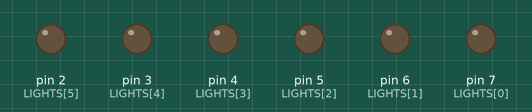
This sketch was run on a simulated Arduino Uno, built with avr-gcc and run on an emulated ATmega328P. On the bench: output pins drawn as LEDs (lit = HIGH).

Above: at 0.1 s.
At 14.1 s:
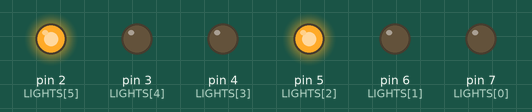
At 16.1 s:
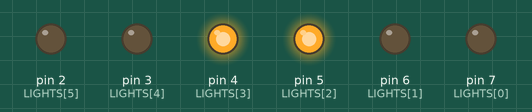
At 21.1 s:
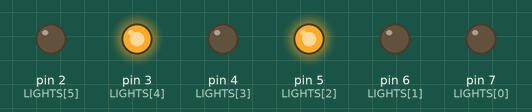
At 25.1 s:
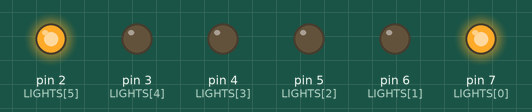
At 37.1 s:
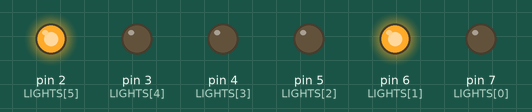
Timing chart, 0 to 40.0 s (numbered marks = the images above):
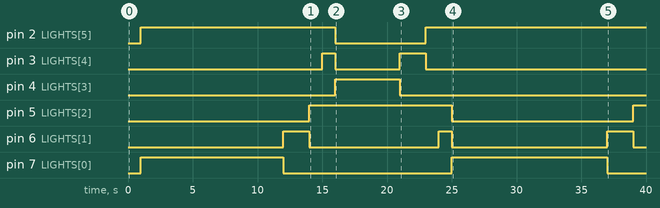

The sketch:

TrafficLightVariable.ino
```cpp
// BOARD: Atmel atmega328p Xplained mini


// 9V + Vin, - Ground   G, Y, R
const int LIGHTS[] = {7, 6, 5, 4, 3, 2};
const int LIGHTS_LEN = 3;
const int STATES_COUNT = 25;
const int STATES_CONST[] = { LOW, HIGH };

const int LONG_STATES[][3] = {
  {1, 0, 0},
  {1, 0, 0},
  {1, 0, 0},
  {1, 0, 0},
  {1, 0, 0},
  {1, 0, 0},
  {1, 0, 0},
  {1, 0, 0},
  {1, 0, 0},
  {1, 0, 0},
  {1, 0, 0},
  {1, 0, 0},

  {0, 1, 0},
  {0, 1, 0},
  {0, 0, 1},
  {0, 0, 1},

  {0, 0, 1},
  {0, 0, 1},
  {0, 0, 1},
  {0, 0, 1},
  {0, 0, 1},
  {0, 0, 1},
  {0, 0, 1},
  {0, 0, 1},

  {0, 1, 1}
};
const int SHORT_STATES[][3] = {
  {0, 0, 1},
  {0, 0, 1},
  {0, 0, 1},
  {0, 0, 1},
  {0, 0, 1},
  {0, 0, 1},
  {0, 0, 1},
  {0, 0, 1},
  {0, 0, 1},
  {0, 0, 1},
  {0, 0, 1},
  {0, 0, 1},

  {0, 0, 1},
  {0, 0, 1},
  {0, 0, 1},
  {0, 1, 1},

  {1, 0, 0},
  {1, 0, 0},
  {1, 0, 0},
  {1, 0, 0},
  {1, 0, 0},
  {0, 1, 0},
  {0, 1, 0},
  {0, 0, 1},

  {0, 0, 1}
};

// Generally, you should use "unsigned long" for variables that hold time
// The value will quickly become too large for an int to store
unsigned long previousMillis = 0;        // will store last time LED was updated

// constants won't change:
const long INTERVAL = 1000;           // interval at which to blink (milliseconds)

void setup() {
  // set the digital pin as output:
  for (int i = 0; i < 6; i++) {
    pinMode(LIGHTS[i], OUTPUT);
  }
}
int state = 0;
int ledStates[] = {0, 0};
void loop() {
  unsigned long currentMillis = millis();

  if (currentMillis - previousMillis >= INTERVAL) {
    previousMillis = currentMillis;
    handleLongState();
    handleShortState();
  }
}

void handleLongState() {
  handleStateFrom(0, LONG_STATES);
}

void handleShortState() {
  handleStateFrom(1, SHORT_STATES);
}

void handleStateFrom(int index, int statesArray[][3]) {
  if (++ledStates[index] == STATES_COUNT) {
    ledStates[index] = 0;
  }

  for (int i = 0; i < LIGHTS_LEN; i++) {
    int state = ledStates[index];
    int valueIndex = statesArray[state][i];
    digitalWrite(LIGHTS[i + (LIGHTS_LEN * index)], STATES_CONST[valueIndex]);
  }
}
```

Measured:
- by itself, pin 2 (LIGHTS[5]): LOW → HIGH at 1.0 s, → LOW 15.0 s later, → HIGH 7.0 s later
- by itself, pin 3 (LIGHTS[4]): LOW → HIGH at 15.0 s, → LOW 1.0 s later, → HIGH 5.0 s later, → LOW 2.0 s later
- by itself, pin 4 (LIGHTS[3]): LOW → HIGH at 16.0 s, → LOW 5.0 s later
- by itself, pin 5 (LIGHTS[2]): LOW → HIGH at 14.0 s, → LOW 11.0 s later, → HIGH 14.0 s later
- by itself, pin 6 (LIGHTS[1]): goes HIGH 2.0 s, LOW 10.0 s, HIGH 1.0 s, LOW 12.0 s, HIGH 2.0 s, then LOW
- by itself, pin 7 (LIGHTS[0]): alternates HIGH for 11.5 s and LOW for 13.0 s
